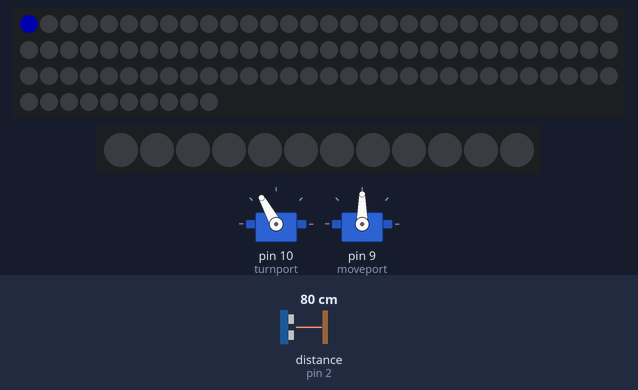
The sketch below on a simulated Arduino Uno, built with avr-gcc and run on an emulated ATmega328P. Shown: 100 RGB LEDs in strip order, left to right, continuing on the next row, 12 RGB LEDs in strip order, left to right, 2 × servo. Wiring (inferred from the names in the program): ultrasonic range finder: trigger pin 3; echo pin 2. The inputs (shaded band) are chosen by the test bench; at power-on: distance to the obstacle (sensor on pin 2) 80 cm. The echo pulse lasts 58.3 µs per cm; dim RGB values are drawn brighter than linear.

Above: at 0.04 s.
At 1.34 s:
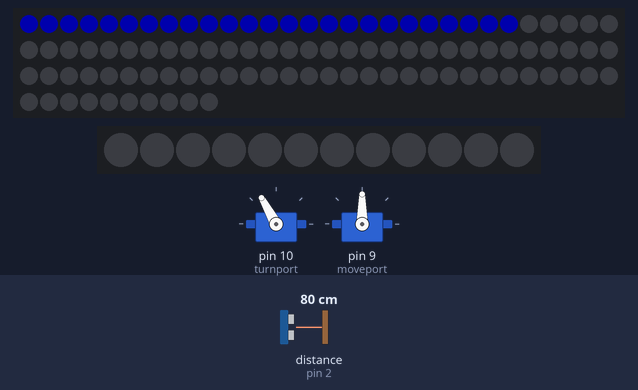
At 2.7 s:
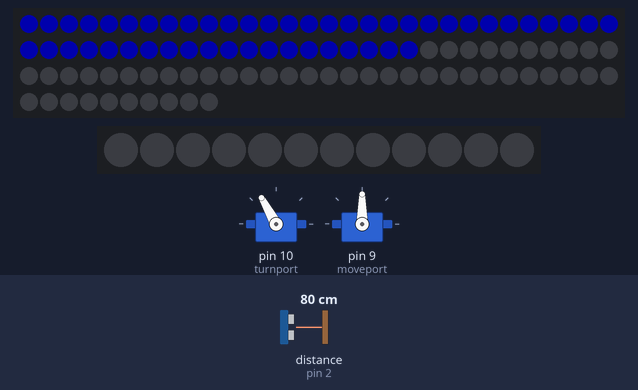
At 4.05 s:
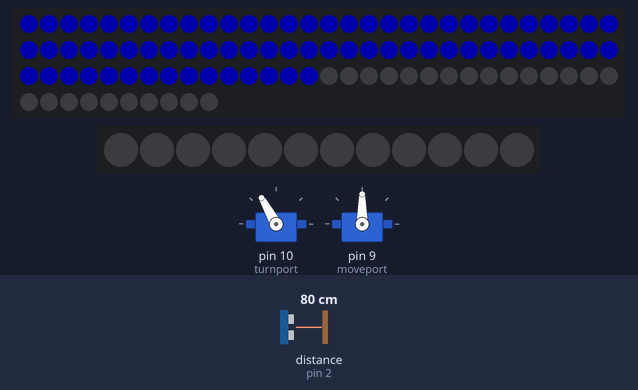
At 5.4 s:
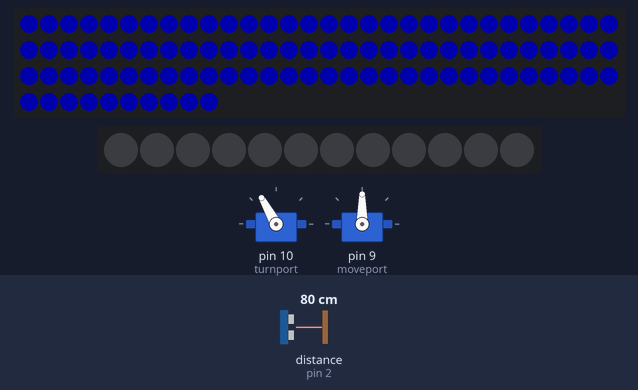

The sketch:

woo.ino
```cpp
#include <Adafruit_NeoPixel.h>
#ifdef __AVR__
#include <avr/power.h> // Required for 16 MHz Adafruit Trinket
#endif
#define LED_STRIP_PIN    6
#define LED_WHEEL_PIN    7
// How many NeoPixels are attached to the Arduino?
#define LED_COUNT 100
Adafruit_NeoPixel strip(LED_COUNT, LED_STRIP_PIN, NEO_GRB + NEO_KHZ800);
Adafruit_NeoPixel wheel = Adafruit_NeoPixel(12, LED_WHEEL_PIN, NEO_GRB + NEO_KHZ800);
#include <Adafruit_Sensor.h>
int leftangle = 108;
int center = 119;
int rightangle = 139;
int TrueSpeed;
int Angle;
int moveport = 9;
int turnport = 10;

int pin = 8;
const int trigPin = 3;
const int echoPin = 2;
long duration;
int distance;

#include <Servo.h>;

Servo turnmotor;
Servo movemotors;
void setup() {
  #if defined(__AVR_ATtiny85__) && (F_CPU == 16000000)
  clock_prescale_set(clock_div_1);
#endif
  // END of Trinket-specific code.

  strip.begin();           // INITIALIZE NeoPixel strip object (REQUIRED)
  strip.show();            // Turn OFF all pixels ASAP
  strip.setBrightness(50); // Set BRIGHTNESS to about 1/5 (max = 255)
  wheel.begin();
  wheel.setBrightness(50);
  wheel.show(); // Initialize all pixels to 'off'
  pinMode(trigPin, OUTPUT);
//  pinMode(pin, OUTPUT);
  pinMode(echoPin, INPUT);
  Serial.begin(9600);
  turnmotor.attach(turnport);
  movemotors.attach(moveport);
  turnmotor.write(center);


  bravo();
  //movemotors.write(90);
  //turnmotor.write(center);
}


void Forward() {
  TrueSpeed = 254;
  movemotors.write(110);
  delay(500);
}
void Backward() {
  TrueSpeed = 127;
  movemotors.write(70);
  delay(5000);
}
void Stop() {
  TrueSpeed = 191;
  movemotors.write(90);
  delay(5000);
}
void Left() {
  TrueSpeed = 254;
  movemotors.write(110);
  turnmotor.write(leftangle);
  delay(5000);
  turnmotor.write(center);
  }
void Right() {
  TrueSpeed = 254;
  movemotors.write(110);
  turnmotor.write(rightangle);
  delay(5000);
  turnmotor.write(center);
}
int sensor(){
  //digitalWrite(pin, HIGH);
  //clears trig pin
  digitalWrite(trigPin,LOW);
  delayMicroseconds(2);
  //sets the trigpin in high state for 10 micro seconds
  digitalWrite(trigPin,HIGH);
  delayMicroseconds(10);
  digitalWrite(trigPin, LOW);
  //reads the echopin, return the soundwave travel time in microsecond
  duration = pulseIn(echoPin, HIGH);
  //calculating the distance
  distance = duration*0.034/2;
  //delay(10);
  return distance;
}

int findSmallest() {
  int small = 500;
  for(int i = 0; i < 5; i++){
    int d = sensor();
    if(d < small){
      small= d;
    }
    delay(1);
  }
  return small;
}
void loop() {
  //Serial.println(findMedian());
  //turnmotor.write(90);
}
void alpha() {

}

void bravo() {
  int startTime = millis();
  while(findSmallest()>150 && (millis()<startTime + 21000)){
//    Forward();
Serial.print("Forward");
Serial.print(distance);
  }
   colorWipeStrip(strip.Color(  0,   0, 255), 50); // Blue
    colorWipeWheel(wheel.Color(  0,   0, 255), 50); // Blue
  Stop();
}
void colorWipeStrip(uint32_t color, int wait) {
  for (int i = 0; i < strip.numPixels(); i++) { // For each pixel in strip...
    strip.setPixelColor(i, color);         //  Set pixel's color (in RAM)
    strip.show();                          //  Update strip to match
    delay(wait);                           //  Pause for a moment
  }
}
void colorWipeWheel(uint32_t c, uint8_t wait) {
  for(uint16_t i=0; i<strip.numPixels(); i++) {
    strip.setPixelColor(i, c);
    strip.show();
    delay(wait);
  }
}
```
